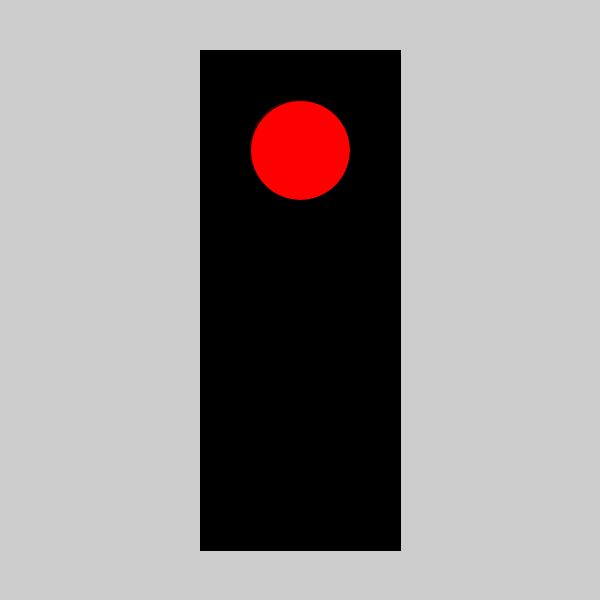
Frame 1 (no input)
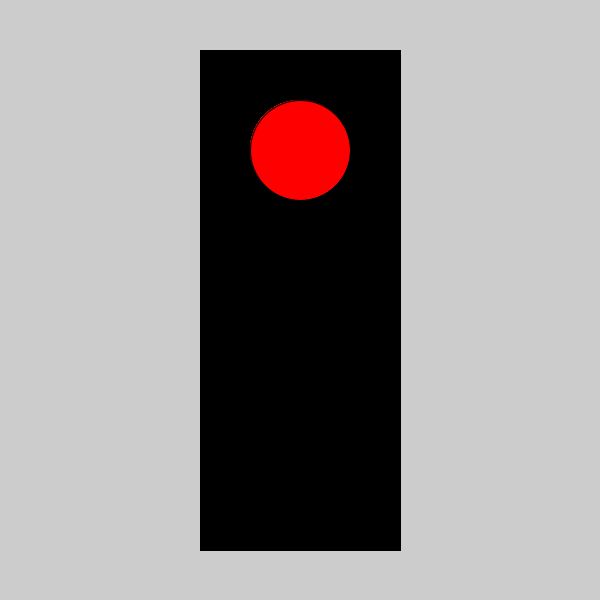
Frame 60 (the mouse pressed at the canvas centre just before this capture)
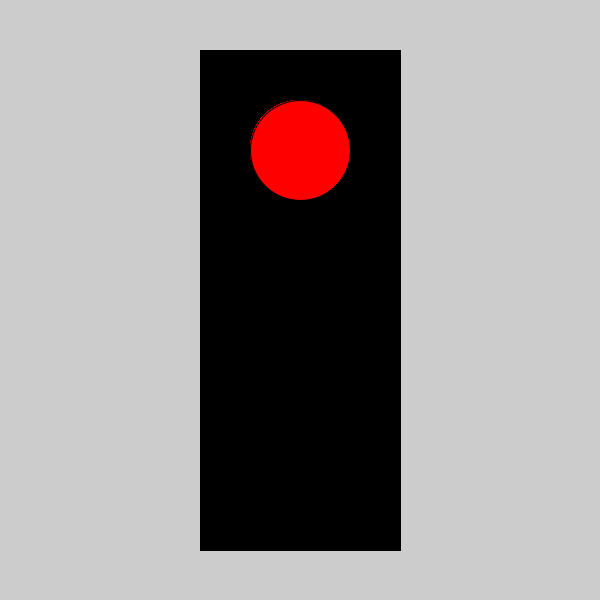
Frame 120 (the mouse held since frame 60 and released just before this capture)

The Processing sketch that drew these frames (run headless with seeded random() and noise(); from frame 60 on, the mouse is pressed at the canvas centre):

// Processing sketch: Task6
// ── Task6.pde
// Task 6

// 6.a 

int red = color(255,0,0);
int yellow = color(255,222,33);
int green = color(0,255,0);
int off = color(0);

// 6.b

int light1 = red;
int light2 = yellow;
int light3 = green;

// 6.c 

void setup(){
  size(600,600);
  rectMode(CENTER);
  fill(0);
  rect(width/2,height/2,width/3,height-height/6);
}

// 6.d 

void draw (){
  switch(frameCount % 700){
  case 1:
  light1 = red;
  light2 = off; 
  light3 = off;
  break;
  
  case 200:
  light1 = red;
  light2 = yellow;
  light3 = off;
  break;
  
  case 350:
  light1 = off;
  light2 = off; 
  light3 = green;
  break; 
  
  case 600: 
  light1 = off;
  light2 = yellow; 
  light3 = off;
  break;
  }
  
  // 6.e
  fill(light1);
  ellipse(width/2,height/2-150,100,100);
  fill(light2);
  ellipse(width/2,height/2,100,100);
  fill(light3); 
  ellipse(width/2,height/2+150,100,100);
 
}
